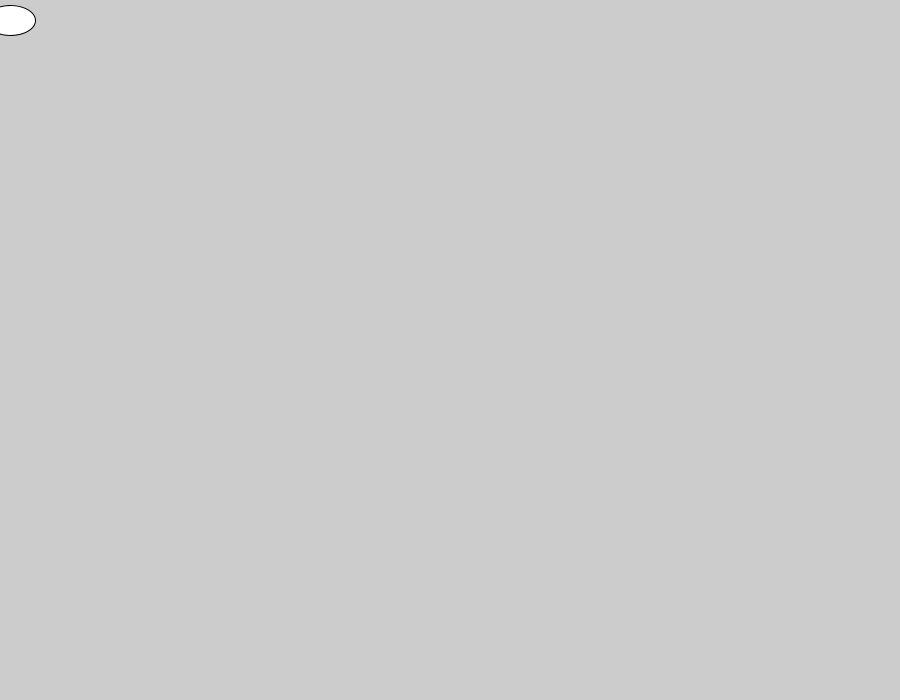
Frame 1 (no input)
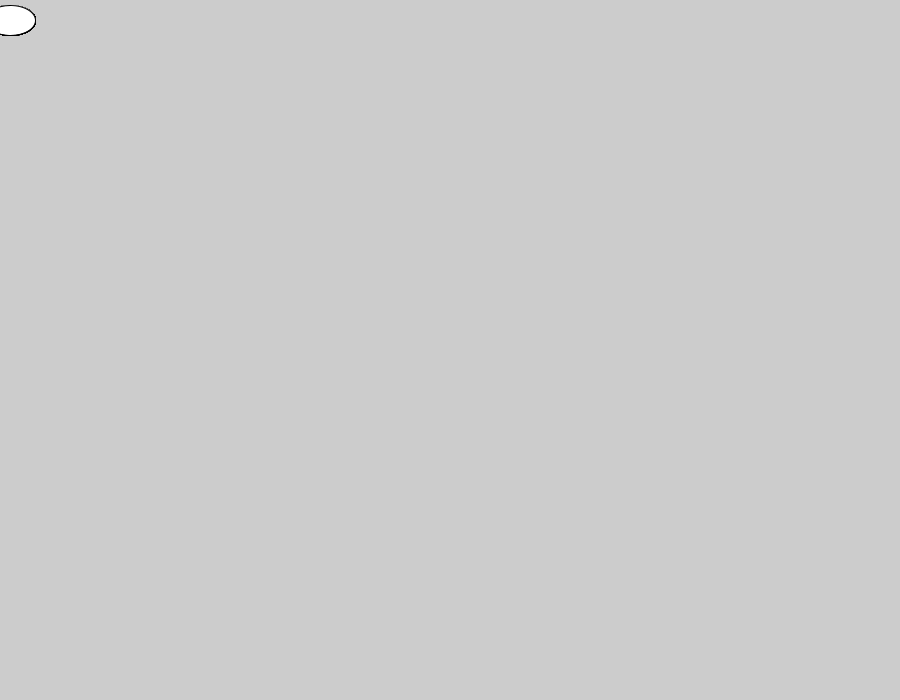
Frame 60 (the mouse pressed at the canvas centre just before this capture)
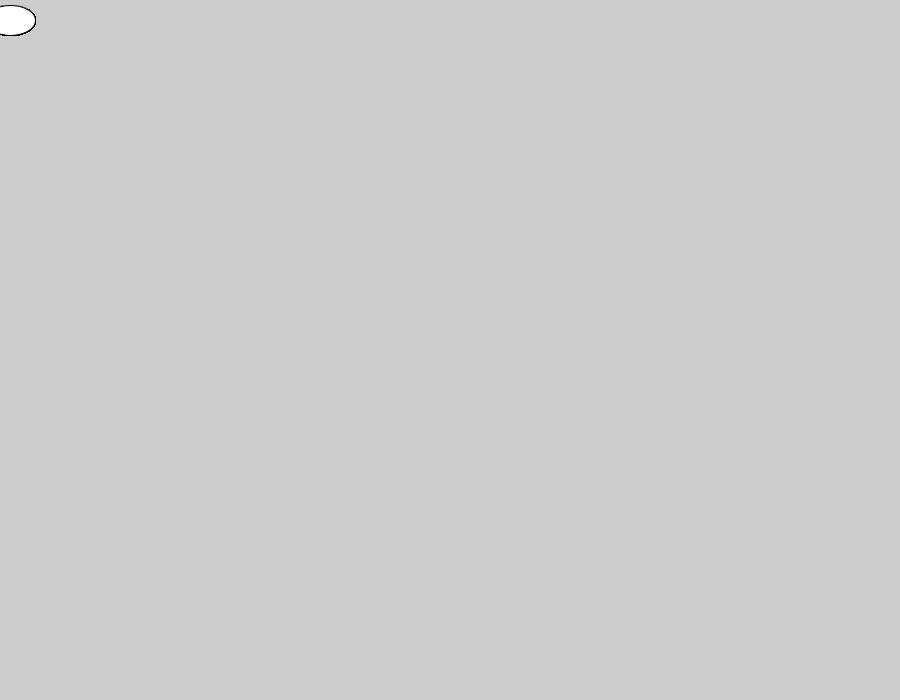
Frame 120 (the mouse held since frame 60 and released just before this capture)

The Processing sketch that drew these frames (run headless with seeded random() and noise(); from frame 60 on, the mouse is pressed at the canvas centre):

// Processing sketch: sketch_160428b
// ── sketch_160428b.pde
void setup() {
  size(900, 700);
}
float x=10.5;
void draw() {

  ellipse(x, 20, 50, 30);
}
